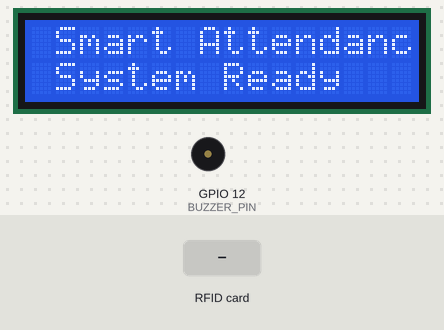
Recording of a sketch running on a simulated ESP32. Parts: 16×2 character LCD, buzzer (waves = sounding, pin HIGH). Inputs (shaded band) come from the test bench. WiFi joins after 1.5 s; servers stay silent unless stated; uploads are accepted with an empty reply; the local clock reads 2024-03-15 10:24:30 at power-on unless the sketch sets it; pins used as bus, display or sensor lines are not drawn; what the sketch prints to the serial monitor is not drawn.

Above: at 2.2 s.
At 4.4 s:
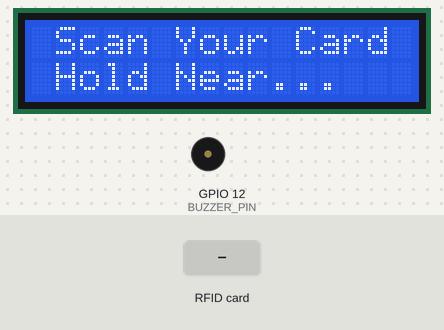
4.5 s: RFID card 5E 7A 19 C4 held to the reader
At 4.62 s:
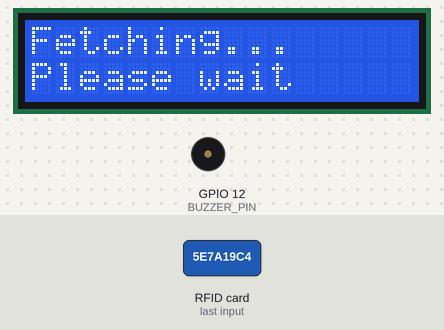
At 5.8 s:
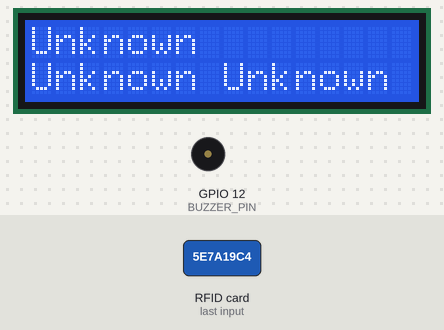
Timing chart, 0 to 7.5 s (numbered marks = the images above; inputs shaded):
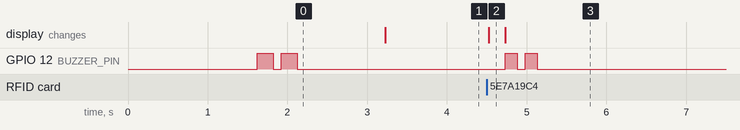

The sketch:

RFID.ino
```cpp
#include <SPI.h>
#include <Wire.h>
#include <MFRC522.h>
#include <RTClib.h>
#include <LiquidCrystal.h>
#include <WiFi.h>
#include <HTTPClient.h>

// ================== PINS ==================
#define SS_PIN      5
#define RST_PIN     17
#define BUZZER_PIN  12

// ================== OBJECTS ==================
MFRC522 mfrc522(SS_PIN, RST_PIN);
RTC_DS3231 rtc;
LiquidCrystal lcd(16, 13, 14, 27, 26, 25); // RS, E, D4-D7

// ================== WIFI & SERVER ==================
const char* ssid         = "MI";
const char* password     = "toile420";
const char* device_token = "8b4fb78b3058ff07";

// Use PC IP
String BASE_URL = "http://10.186.104.225/rfidattendance/getdata.php";

String OldCardID = "";
unsigned long previousMillis = 0;

// ================== HELPERS ==================
void beep(int times, int duration) {
  while (times--) {
    digitalWrite(BUZZER_PIN, HIGH);
    delay(duration);
    digitalWrite(BUZZER_PIN, LOW);
    delay(100);
  }
}

void connectToWiFi() {
  WiFi.mode(WIFI_STA);
  WiFi.begin(ssid, password);

  Serial.println("Connecting to WiFi...");
  unsigned long startAttemptTime = millis();

  while (WiFi.status() != WL_CONNECTED &&
         millis() - startAttemptTime < 12000) {
    delay(500);
    Serial.print(".");
  }

  if (WiFi.status() == WL_CONNECTED) {
    Serial.println("\nWiFi Connected");
    Serial.print("ESP IP: ");
    Serial.println(WiFi.localIP());
  } else {
    Serial.println("\nWiFi FAILED — continuing offline");
  }
}

// Extract value after "KEY:" from multi-line payload
String getValueByKey(const String& payload, const String& key) {
  String needle = key + ":";
  int start = payload.indexOf(needle);
  if (start < 0) return "";
  start += needle.length();
  int end = payload.indexOf('\n', start);
  if (end < 0) end = payload.length();
  String val = payload.substring(start, end);
  val.trim();
  return val;
}

// Fetch NAME/ID/DEPT/RESULT from server using UID
bool fetchFromDB(const String& uid, String &name, String &sid, String &dept, String &result) {
  name = "Unknown";
  sid  = "Unknown";
  dept = "Unknown";
  result = "NO_RESPONSE";

  if (!WiFi.isConnected()) return false;

  HTTPClient http;
  http.setTimeout(8000);

  // You can keep time param if you want, but server doesn't need it
  String link = BASE_URL + "?card_uid=" + uid + "&device_token=" + String(device_token);

  http.begin(link);
  int httpCode = http.GET();

  Serial.print("HTTP Code: ");
  Serial.println(httpCode);

  if (httpCode <= 0) {
    http.end();
    return false;
  }

  String payload = http.getString();
  http.end();

  Serial.println("----- SERVER RESPONSE -----");
  Serial.println(payload);
  Serial.println("---------------------------");

  String vNAME   = getValueByKey(payload, "NAME");
  String vID     = getValueByKey(payload, "ID");
  String vDEPT   = getValueByKey(payload, "DEPT");
  String vRESULT = getValueByKey(payload, "RESULT");

  if (vNAME.length())   name = vNAME;
  if (vID.length())     sid  = vID;
  if (vDEPT.length())   dept = vDEPT;
  if (vRESULT.length()) result = vRESULT;

  // If your PHP sometimes doesn't send NAME/ID/DEPT on errors,
  // show the result on LCD nicely:
  if (result == "NOT_REGISTERED") {
    name = "Not Registered";
    sid  = "Go Admin";
    dept = "Panel";
  } else if (result == "NO_ACTIVE_SESSION") {
    name = "No Session";
    sid  = "For This";
    dept = "Room";
  } else if (result == "ALREADY_MARKED") {
    name = "Already";
    sid  = "Marked";
    dept = "Today";
  } else if (result == "DEVICE_NOT_ASSIGNED_TO_ROOM") {
    name = "Device";
    sid  = "No Room";
    dept = "Mapped";
  }

  return true;
}

// ================== SETUP ==================
void setup() {
  Serial.begin(115200);

  pinMode(BUZZER_PIN, OUTPUT);
  digitalWrite(BUZZER_PIN, LOW);

  Wire.begin();
  SPI.begin(18, 19, 23, SS_PIN); // SCK, MISO, MOSI, SS
  pinMode(SS_PIN, OUTPUT);
  digitalWrite(SS_PIN, HIGH);

  mfrc522.PCD_Init();

  lcd.begin(16, 2);
  lcd.clear();
  lcd.print(" Smart Attendance");
  lcd.setCursor(0, 1);
  lcd.print(" System Ready");

  if (!rtc.begin()) {
    lcd.clear();
    lcd.print("RTC Not Found!");
    while (true) { delay(1000); }
  }

  if (rtc.lostPower()) {
    rtc.adjust(DateTime(__DATE__, __TIME__));
  }

  connectToWiFi();

  beep(2, 200);
  delay(1000);

  lcd.clear();
  lcd.print(" Scan Your Card");
  lcd.setCursor(0, 1);
  lcd.print(" Hold Near...");
}

// ================== LOOP ==================
void loop() {

  if (!WiFi.isConnected()) {
    connectToWiFi();
  }

  // Reset old card after 15 sec
  if (millis() - previousMillis >= 15000) {
    previousMillis = millis();
    OldCardID = "";
  }

  if (!mfrc522.PICC_IsNewCardPresent()) return;
  if (!mfrc522.PICC_ReadCardSerial())   return;

  // UID string
  String CardID = "";
  for (byte i = 0; i < mfrc522.uid.size; i++) {
    if (mfrc522.uid.uidByte[i] < 0x10) CardID += "0";
    CardID += String(mfrc522.uid.uidByte[i], HEX);
  }
  CardID.toUpperCase();

  if (CardID == OldCardID) {
    mfrc522.PICC_HaltA();
    mfrc522.PCD_StopCrypto1();
    return;
  }
  OldCardID = CardID;

  DateTime now = rtc.now();

  Serial.println("==============================");
  Serial.print("UID  : "); Serial.println(CardID);
  Serial.printf("Time : %04d/%02d/%02d %02d:%02d:%02d\n",
                now.year(), now.month(), now.day(),
                now.hour(), now.minute(), now.second());

  // Show loading
  lcd.clear();
  lcd.print("Fetching...");
  lcd.setCursor(0, 1);
  lcd.print("Please wait");

  // Fetch from DB
  String name, sid, dept, result;
  bool ok = fetchFromDB(CardID, name, sid, dept, result);

  lcd.clear();

  if (!ok) {
    lcd.print("Server Error");
    lcd.setCursor(0, 1);
    lcd.print("HTTP Failed");
    beep(3, 120);
  } else {
    // Line 1 = Name (max 16)
    lcd.setCursor(0, 0);
    lcd.print(name.length() > 16 ? name.substring(0, 16) : name);

    // Line 2 = "ID Dept" (max 16)
    lcd.setCursor(0, 1);
    String line2 = sid + " " + dept;
    if (line2.length() > 16) line2 = line2.substring(0, 16);
    lcd.print(line2);

    Serial.print("NAME : "); Serial.println(name);
    Serial.print("ID   : "); Serial.println(sid);
    Serial.print("DEPT : "); Serial.println(dept);
    Serial.print("RESULT: "); Serial.println(result);

    // Beep based on result
    if (result.startsWith("ATTENDANCE_OK")) {
      beep(1, 100); delay(120);
      beep(1, 100); delay(120);
      beep(1, 400);
    } else {
      beep(2, 150);
    }
  }

  delay(3500);

  lcd.clear();
  lcd.print(" Scan Your Card");
  lcd.setCursor(0, 1);
  lcd.print(" Hold Near...");

  mfrc522.PICC_HaltA();
  mfrc522.PCD_StopCrypto1();
}
```

Measured:
- after the input at 4.5 s, GPIO 12 (BUZZER_PIN): alternates HIGH for 0.15 s and LOW for 0.10 s, 4 changes in all, then stays LOW, starting after 0.23 s; the display: changes at once (image 2)
